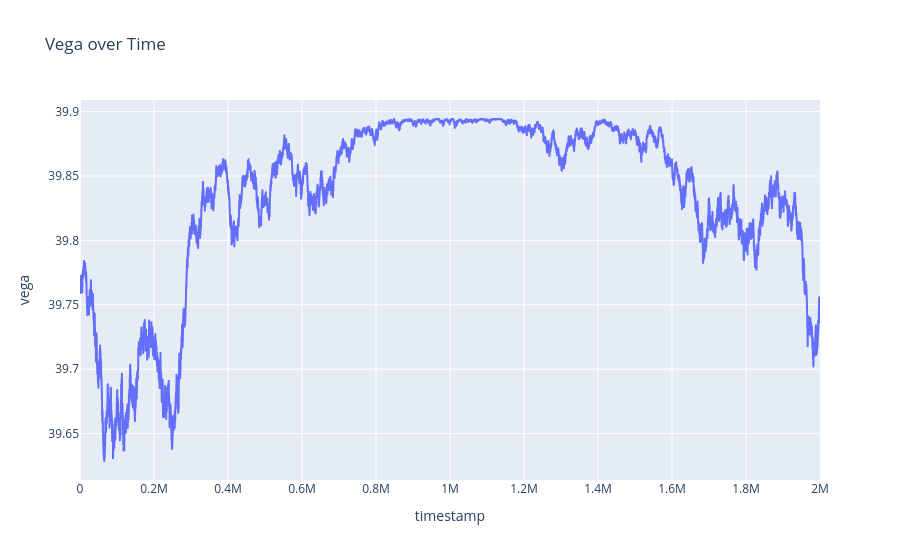

Source (notebook cell):
### Code cell
fig = px.line(df_coconut_call, x='timestamp', y='vega', title='Vega over Time')
fig.show()

### Figure 1 — Plotly figure (JSON) as saved in the notebook; plotly's stock layout.template omitted (floating-point values rounded to 4 significant figures; data arrays with more than 128 entries replaced by an {"elided": "..."} marker saying what was removed)
{"data": [{"hovertemplate": "timestamp=%{x}<br>vega=%{y}<extra></extra>", "legendgroup": "", "line": {"color": "#636efa", "dash": "solid"}, "marker": {"symbol": "circle"}, "mode": "lines", "name": "", "showlegend": false, "type": "scattergl", "x": {"elided": "20000 int values"}, "xaxis": "x", "y": {"elided": "20000 float values"}, "yaxis": "y"}], "layout": {"legend": {"tracegroupgap": 0}, "title": {"text": "Vega over Time"}, "xaxis": {"anchor": "y", "domain": [0, 1], "title": {"text": "timestamp"}}, "yaxis": {"anchor": "x", "domain": [0, 1], "title": {"text": "vega"}}}}
